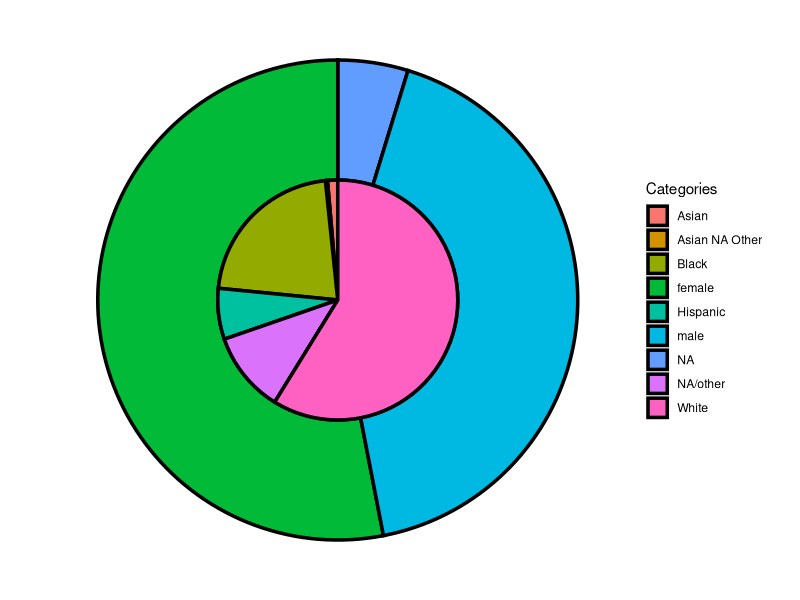
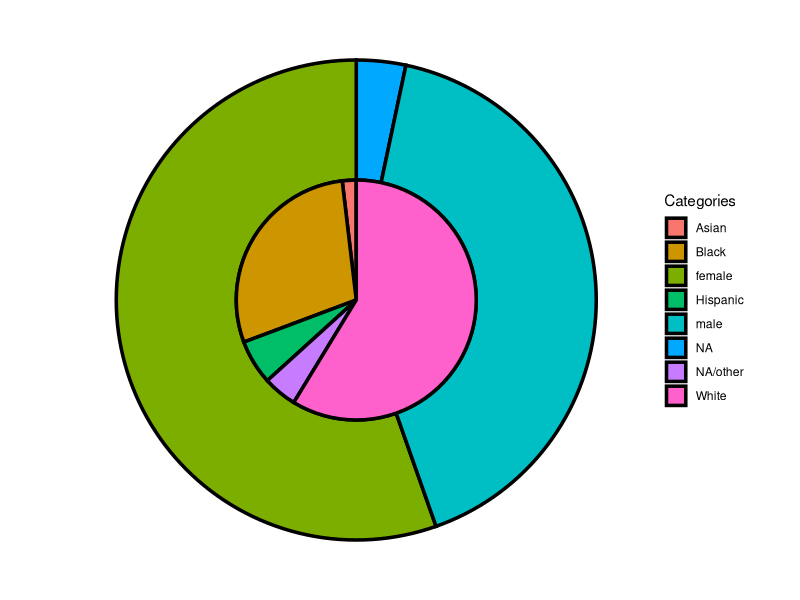
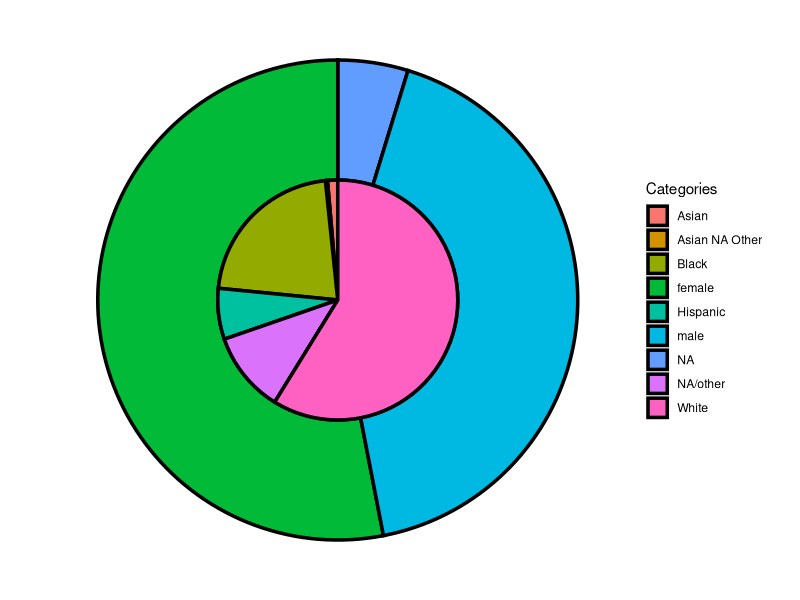
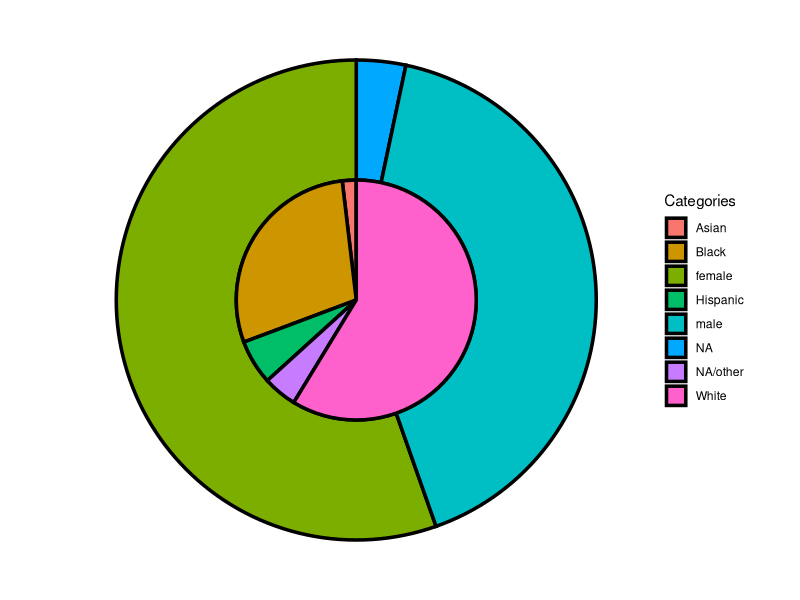

The R source for these figures, in order:
### General information ----
# Title:            Development, validation and implementation of the antibody-secreting cell maturity index (ASC-ME): 
#                   universal prediction of human plasma cell maturity
# Author:           Tobit D. Steinmetz
# Department:       Rheumatology and Clinical Immunology
# Affiliation:      University Medical Center Groningen
# Email:            d.t.steinmetz@umcg.nl
# Collaboration:    please ask permission from the author before using this script
# Last adjustment:  05-05-2026
# Remark:           part of this code was generated or troubleshooted using ChatGPT

### Reference:
# iScience 2026

### This R-script requires the following packages:
library(ggplot2)
library(dplyr)

### 
# insert here the location of the folder containing the files from https://github.com/rki-umcg/ASC_ME

data_path<-"..."  #for example: data_path<-"C:/ASC_ME/"
setwd(data_path)
if (file.exists("output")){} else {dir.create(file.path(data_path, "output"))}

####
train_df <- readxl::read_excel("train_df.xlsx")
val_df <- readxl::read_excel("val_df.xlsx")

train_df$V2<-paste(train_df$Race, train_df$Race.Specify, train_df$Ethnicity)

train_df<-train_df %>%
  mutate(across(V2, ~ gsub("NA/other NA NA", "NA/other",.))) %>%
  mutate(across(V2, ~ gsub("White  Not Hispanic or Latino", "White",.))) %>%
  mutate(across(V2, ~ gsub("NA/other  Not Hispanic or Latino", "NA/other",.))) %>%
  mutate(across(V2, ~ gsub("White  Hispanic or Latino", "Hispanic",.))) %>%
  mutate(across(V2, ~ gsub("Black or African American  Not Hispanic or Latino", "Black",.))) %>%
  mutate(across(V2, ~ gsub("NA/other NA Hispanic or Latino", "Hispanic",.))) %>%
  mutate(across(V2, ~ gsub("Asian  Not Hispanic or Latino", "Asian",.))) %>%
  mutate(across(V2, ~ gsub("NA/other W/AA Not Hispanic or Latino", "Black",.))) %>%
  mutate(across(V2, ~ gsub("NA/other NA Not Specified", "NA/other",.))) %>%
  mutate(across(V2, ~ gsub("Black or African American NA Not Hispanic or Latino", "Black",.))) %>%
  mutate(across(V2, ~ gsub("White NA Not Hispanic or Latino", "White",.))) %>%
  mutate(across(V2, ~ gsub("Asian NA Not Hispanic or Latino", "Asian",.))) %>%
  mutate(across(V2, ~ gsub("NA/other More than one race Not Hispanic or Latino", "NA/other",.))) %>%
  mutate(across(V2, ~ gsub("NA/other American Indian/White Not Hispanic or Latino", "White",.))) %>%
  mutate(across(V2, ~ gsub("White NA Hispanic or Latino", "Hispanic",.))) %>%
  mutate(across(V2, ~ gsub("NA/other White/Black or African American Not Hispanic or Latino", "Black",.))) %>%
  mutate(across(V2, ~ gsub("Asian  Other", "Asian",.))) %>%
  mutate(across(V2, ~ gsub("NA/other NA Not Hispanic or Latino", "NA/other",.)))


### --- Prepare outer data: Sex ---
sex_df_train <- train_df %>%
  mutate(Gender = ifelse(is.na(Gender), "NA", Gender)) %>%
  count(Gender) %>%
  mutate(prop = n / sum(n),
         ring = "outer")

### --- Prepare inner data: Race ---
race_df_train <- train_df %>%
  mutate(V2 = ifelse(is.na(V2), "NA", V2)) %>%
  count(V2) %>%
  mutate(prop = n / sum(n),
         ring = "inner")

### --- Plot ---
ggplot() +
  # OUTER DONUT (Sex)
  geom_col(
    data = sex_df_train,
    aes(x = 2, y = prop, fill = Gender),
    width = 1,
    color = "black",     # black outline
    size = 1.2
  ) +
  # INNER PIE (Race)
  geom_col(
    data = race_df_train,
    aes(x = 1, y = prop, fill = V2),
    width = 1,
    color = "black",     # black outline
    size = 1.2
  ) +
  coord_polar(theta = "y") +
  # Adjust hole size (inner ring)
  xlim(0.5, 2.5) +
  theme_void() +
  theme(
    legend.position = "right"
  ) +
  guides(fill = guide_legend(title = "Categories"))
ggsave("output/pie_train_data.png")


####
val_df$V2<-paste(val_df$Race, val_df$Race.Specify, val_df$Ethnicity)

val_df<-val_df %>%
  mutate(across(V2, ~ gsub("NA/other NA NA", "NA/other",.))) %>%
  mutate(across(V2, ~ gsub("White  Not Hispanic or Latino", "White",.))) %>%
  mutate(across(V2, ~ gsub("NA/other  Not Hispanic or Latino", "NA/other",.))) %>%
  mutate(across(V2, ~ gsub("White  Hispanic or Latino", "Hispanic",.))) %>%
  mutate(across(V2, ~ gsub("Black or African American  Not Hispanic or Latino", "Black",.))) %>%
  mutate(across(V2, ~ gsub("NA/other NA Hispanic or Latino", "Hispanic",.))) %>%
  mutate(across(V2, ~ gsub("Asian  Not Hispanic or Latino", "Asian",.))) %>%
  mutate(across(V2, ~ gsub("NA/other W/AA Not Hispanic or Latino", "Black",.))) %>%
  mutate(across(V2, ~ gsub("NA/other NA Not Specified", "NA/other",.))) %>%
  mutate(across(V2, ~ gsub("Black or African American NA Not Hispanic or Latino", "Black",.))) %>%
  mutate(across(V2, ~ gsub("White NA Not Hispanic or Latino", "White",.))) %>%
  mutate(across(V2, ~ gsub("Asian NA Not Hispanic or Latino", "Asian",.))) %>%
  mutate(across(V2, ~ gsub("NA/other More than one race Not Hispanic or Latino", "NA/other",.))) %>%
  mutate(across(V2, ~ gsub("NA/other American Indian/White Not Hispanic or Latino", "White",.))) %>%
  mutate(across(V2, ~ gsub("White NA Hispanic or Latino", "Hispanic",.))) %>%
  mutate(across(V2, ~ gsub("NA/other White/Black or African American Not Hispanic or Latino", "Black",.))) %>%
  mutate(across(V2, ~ gsub("Asian  Other", "Asian",.))) %>%
  mutate(across(V2, ~ gsub("NA/other NA Not Hispanic or Latino", "NA/other",.))) %>%
  mutate(across(V2, ~ gsub("NA/other Hispanic Hispanic or Latino", "Hispanic",.))) %>%
  mutate(across(V2, ~ gsub("White NA Other", "White",.))) %>%
  mutate(across(V2, ~ gsub("Black or African American NA Other", "Black",.))) %>%
  mutate(across(V2, ~ gsub("Asian NA Other", "Asian",.)))


### --- Prepare outer data: Sex ---
sex_df_val <- val_df %>%
  mutate(Gender = ifelse(is.na(Gender), "NA", Gender)) %>%
  count(Gender) %>%
  mutate(prop = n / sum(n),
         ring = "outer")

### --- Prepare inner data: Race ---
race_df_val <- val_df %>%
  mutate(V2 = ifelse(is.na(V2), "NA", V2)) %>%
  count(V2) %>%
  mutate(prop = n / sum(n),
         ring = "inner")

### --- Plot ---
ggplot() +
  # OUTER DONUT (Sex)
  geom_col(
    data = sex_df_val,
    aes(x = 2, y = prop, fill = Gender),
    width = 1,
    color = "black",     # black outline
    size = 1.2
  ) +
  # INNER PIE (Race)
  geom_col(
    data = race_df_val,
    aes(x = 1, y = prop, fill = V2),
    width = 1,
    color = "black",     # black outline
    size = 1.2
  ) +
  coord_polar(theta = "y") +
  # Adjust hole size (inner ring)
  xlim(0.5, 2.5) +
  theme_void() +
  theme(
    legend.position = "right"
  ) +
  guides(fill = guide_legend(title = "Categories"))

ggsave("output/pie_val_data.png")
